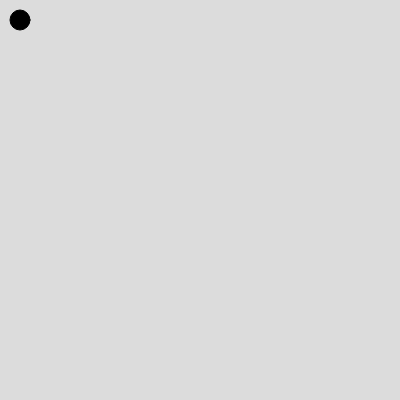
Frame 1 (no input)
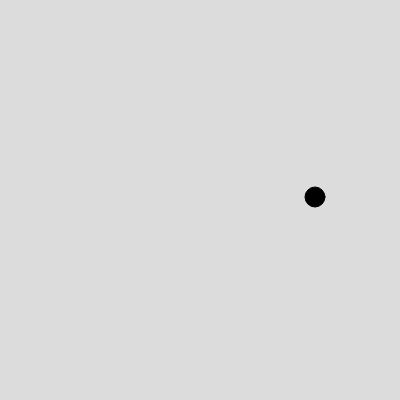
Frame 60 (no input)
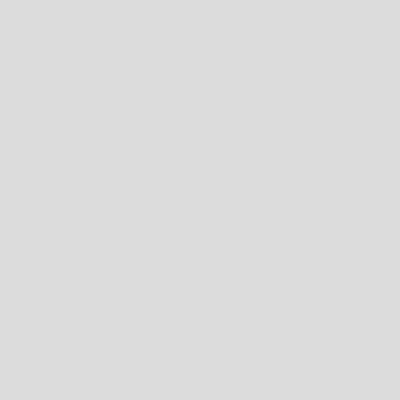
Frame 120 (the mouse pressed at the canvas centre since frame 60)

The p5.js sketch that drew these frames (run headless with seeded random() and noise() and a simulated clock; from frame 60 on, the mouse is pressed at the canvas centre):

// p5.js sketch
// ── sketch.js
var ball = {
  x: 20,
  y: 20,
  radius: 20,
  color: ['blue','red','black','yellow'],
  speedX: 5,
  speedY: 3
};

function setup() {
  createCanvas(400, 400);
}

function draw() {
  background(220);
  fill(ball.color[2]);
  circle(ball.x,ball.y,ball.radius);
  ball.x = ball.x+ball.speedX;
  ball.y = ball.y+ball.speedY;
}
